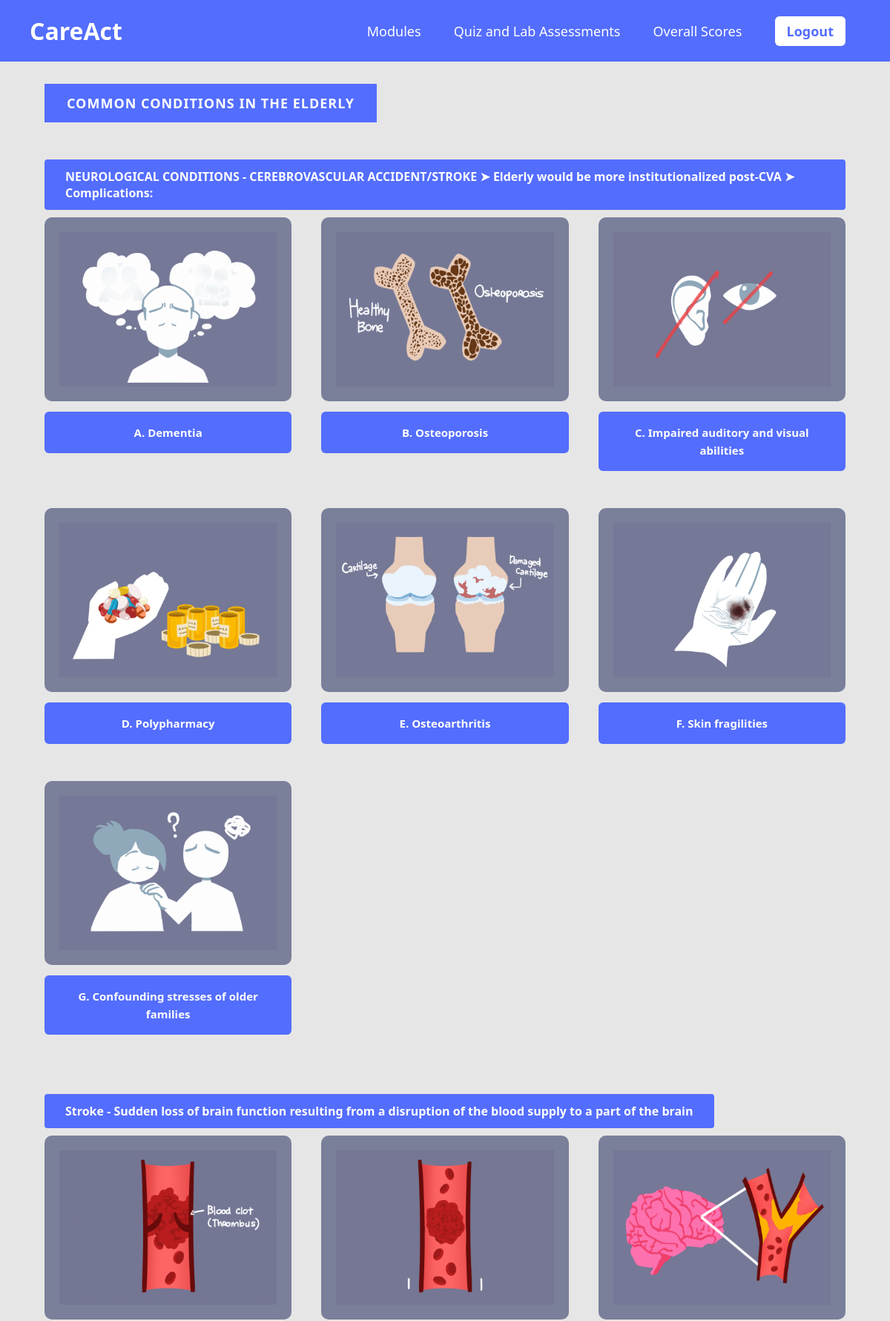
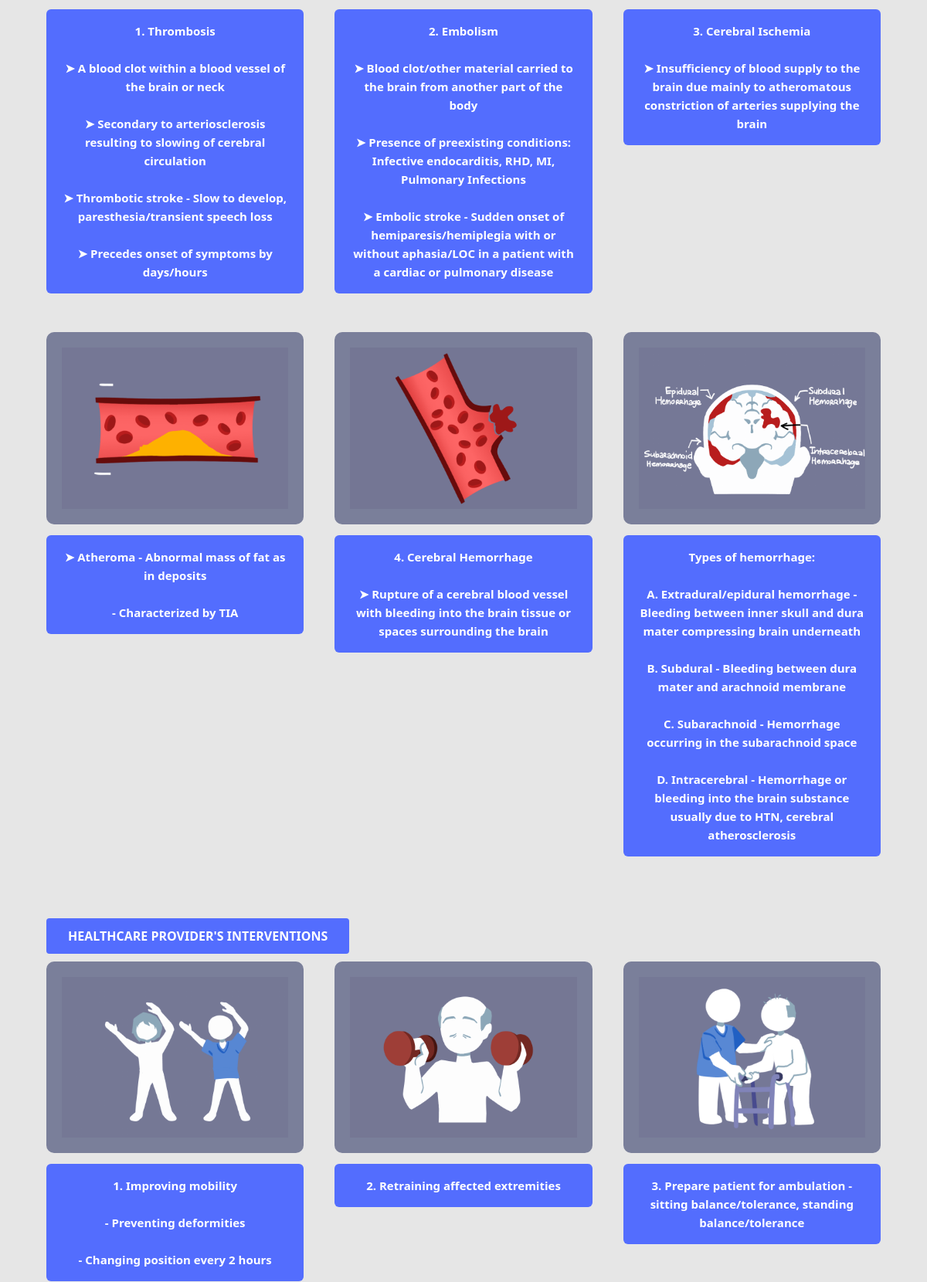
The app's page /module5.php (upper part) with its own data (2 pictures, top to bottom).
### tables this page shows
CREATE TABLE `modules` (
  `id` int(11) NOT NULL,
  `title` text NOT NULL,
  `link` varchar(100) NOT NULL
);

CREATE TABLE `module_contents` (
  `id` int(11) NOT NULL,
  `module_id` varchar(20) NOT NULL,
  `image` varchar(255) DEFAULT NULL,
  `description` text DEFAULT NULL,
  `sort_order` int(11) NOT NULL DEFAULT 0,
  `section_label` varchar(255) DEFAULT NULL
);

### module5.php (the view, shortened to what this page needs)
<?php
include "db.php";
$isInstructor = isset($_SESSION['role']) && $_SESSION['role'] === 'instructor';
$editMode     = isset($_GET['edit'])     && $_GET['edit'] == 1;
$moduleFile   = MODULE_LINK;
$titleRes = mysqli_query($conn, "SELECT title FROM modules WHERE link='" . $moduleFile . "'");
$titleRow = mysqli_fetch_assoc($titleRes);
$pageTitle = $titleRow['title'] ?? 'Module ' . MODULE_NUM;
$stepsRes = mysqli_query($conn,
    "SELECT * FROM module_contents WHERE module_id='" . MODULE_ID . "' ORDER BY sort_order ASC");
$steps = [];
while ($row = mysqli_fetch_assoc($stepsRes)) {
    $steps[] = $row;
}
?>
<!DOCTYPE html>
<html lang="en">
<head>
</head>
<body>
<header>
  <div class="logo">CareAct</div>
 <nav>
    <a href="modules.php">Modules</a>
    <a href="quizandlab.php">Quiz and Lab Assessments</a>
    <a href="scores.php">Overall Scores</a>
    <a href="logout.php" class="logout">Logout</a>
  </nav>
</header>
<?php if ($isInstructor && $editMode): ?>
  <form method="POST" id="titleForm">
    <div class="title-bar">
      <input class="module-title-input" type="text" name="module_title"
             value="<?php echo htmlspecialchars($pageTitle); ?>"
             placeholder="EDIT TITLE HERE">
      <div style="display:flex;gap:12px;">
        <button type="button" class="btn-edit"
                onclick="window.location='<?php echo $moduleFile; ?>?edit=1'">EDIT</button>
        <button type="submit" class="btn-done">DONE</button>
      </div>
    </div>
  </form>
<?php else: ?>
  <div class="title-bar">
    <div class="module-title-label"><?php echo htmlspecialchars($pageTitle); ?></div>
  </div>
<?php endif; ?>
<div class="container">
<?php
$chunkSize   = IS_INFOGRAPHIC ? 2 : 3;
$rowClass    = IS_INFOGRAPHIC ? 'infographic-row' : 'row';
$cardClass   = IS_INFOGRAPHIC ? 'infographic-card' : 'image-card';
$i = 0;
$total = count($steps);
while ($i < $total) {
    if (!empty($steps[$i]['section_label'])) {
        echo '<div class="section-label">' . nl2br(htmlspecialchars($steps[$i]['section_label'])) . '</div>';
    }
    echo '<div class="' . $rowClass . '">';
    $rowSteps = array_slice($steps, $i, $chunkSize);
    foreach ($rowSteps as $step) {
        echo '<div class="step" data-id="' . $step['id'] . '">';
        echo '<div class="' . $cardClass . '">';
        echo '<img src="' . htmlspecialchars($step['image']) . '" alt="Step image">';
        echo '</div>';
        if (!IS_INFOGRAPHIC && !empty($step['description'])) {
            if ($isInstructor && $editMode) {
                echo '<div class="desc-edit-wrap">';
                echo '<textarea name="update_desc[' . $step['id'] . ']" form="descForm">'
                    . htmlspecialchars($step['description']) . '</textarea>';
                echo '</div>';
            } else {
                echo '<div class="description">'
                    . nl2br(htmlspecialchars($step['description']))
                    . '</div>';
            }
        }
        echo '</div>';
        $nextIdx = $i + array_search($step, $rowSteps) + 1;
        if (isset($steps[$nextIdx]) && !empty($steps[$nextIdx]['section_label'])) {
            $filled = array_search($step, $rowSteps) + 1;
            for ($p = $filled; $p < $chunkSize; $p++) {
                echo '<div></div>';
            }
            $i = $nextIdx;
            break;
        }
    }
    if (!isset($steps[$nextIdx]) || empty($steps[$nextIdx]['section_label'])) {
        $i += $chunkSize;
    }
    echo '</div>';
    unset($nextIdx);
}
?>
</div>
</body>
</html>

### module5.php (style rules this page uses)
:root { --primary: #536dfe; --card-bg: #7a7f9a; }
* { box-sizing: border-box; font-family: "Segoe UI", sans-serif; margin: 0; padding: 0; }
body { background: #e6e6e6; }
header { background: var(--primary); color: white; padding: 20px 40px; display: flex; align-items: center; justify-content: space-between; }
.logo { font-size: 32px; font-weight: bold; }
nav a { color: white; text-decoration: none; margin: 0 20px; font-size: 18px; font-weight: 500; }
.logout { background: white; color: var(--primary); padding: 8px 16px; border-radius: 6px; font-weight: bold; }
.title-bar { display: flex; align-items: center; gap: 16px; padding: 30px 60px 10px 60px; flex-wrap: wrap; }
.module-title-label { background: var(--primary); color: white; display: inline-block; padding: 14px 30px; font-weight: bold; letter-spacing: 1px; font-size: 18px; text-transform: uppercase; }
.section-label { background: var(--primary); color: white; display: inline-block; padding: 12px 28px; margin: 30px 0 10px 0; font-weight: bold; font-size: 16px; white-space: pre-line; border-radius: 4px; }
.container { padding: 10px 60px 80px 60px; }
.row { display: grid; grid-template-columns: repeat(3, 1fr); gap: 40px; margin-bottom: 50px; }
.step { display: flex; flex-direction: column; position: relative; }
.image-card { background: var(--card-bg); padding: 20px; border-radius: 10px; text-align: center; display: flex; align-items: center; justify-content: center; overflow: hidden; }
.image-card img, .infographic-card img { width: 100%; height: auto; object-fit: contain; display: block; }
.description { background: var(--primary); color: white; padding: 16px 20px; margin-top: 14px; font-weight: 600; font-size: 15px; text-align: center; line-height: 1.6; border-radius: 6px; white-space: pre-line; }

### records on screen
modules: title "COMMON CONDITIONS IN THE ELDERLY"
module_contents: section_label "NEUROLOGICAL CONDITIONS - CEREBROVASCULAR ACCIDENT/STROKE ➤ Elderly would be more institutionalized post-CVA ➤ Complications:", image (picture), description "A. Dementia"
module_contents: image (picture), description "B. Osteoporosis"
module_contents: image (picture), description "C. Impaired auditory and visual abilities"
module_contents: image (picture), description "D. Polypharmacy"
module_contents: image (picture), description "E. Osteoarthritis"
module_contents: image (picture), description "F. Skin fragilities"
module_contents: image (picture), description "G. Confounding stresses of older families"
module_contents: section_label "Stroke - Sudden loss of brain function resulting from a disruption of the blood supply to a part of the brain", image (picture), description "1. Thrombosis ➤ A blood clot within a blood vessel of the brain or neck ➤ Secondary to arteriosclerosis resulting to slowing of cerebral circulation ➤ Thrombotic stroke - Slow to develop, paresthesia/transient speech loss ➤ Precedes onset of symptoms by days/hours"
module_contents: image (picture), description "2. Embolism ➤ Blood clot/other material carried to the brain from another part of the body ➤ Presence of preexisting conditions: Infective endocarditis, RHD, MI, Pulmonary Infections ➤ Embolic stroke - Sudden onset of hemiparesis/hemiplegia with or without aphasia/LOC in a patient with a cardiac or pulmonary disease"
module_contents: image (picture), description "3. Cerebral Ischemia ➤ Insufficiency of blood supply to the brain due mainly to atheromatous constriction of arteries supplying the brain"
module_contents: image (picture), description "➤ Atheroma - Abnormal mass of fat as in deposits - Characterized by TIA"
module_contents: image (picture), description "4. Cerebral Hemorrhage ➤ Rupture of a cerebral blood vessel with bleeding into the brain tissue or spaces surrounding the brain"
module_contents: image (picture), description "Types of hemorrhage: A. Extradural/epidural hemorrhage - Bleeding between inner skull and dura mater compressing brain underneath B. Subdural - Bleeding between dura mater and arachnoid membrane C. Subarachnoid - Hemorrhage occurring in the subarachnoid space D. Intracerebral - Hemorrhage or bleeding into the brain substance usually due to HTN, cerebral atherosclerosis"
module_contents: section_label "HEALTHCARE PROVIDER'S INTERVENTIONS", image (picture), description "1. Improving mobility - Preventing deformities - Changing position every 2 hours"
module_contents: image (picture), description "2. Retraining affected extremities"
module_contents: image (picture), description "3. Prepare patient for ambulation - sitting balance/tolerance, standing balance/tolerance"
